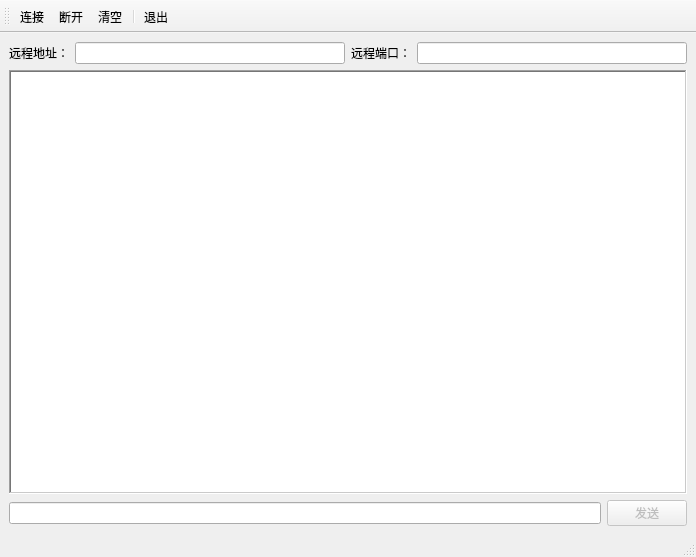
<?xml version="1.0" encoding="UTF-8"?>
<ui version="4.0">
 <class>TcpClientWindow</class>
 <widget class="QMainWindow" name="TcpClientWindow">
  <property name="geometry">
   <rect>
    <x>0</x>
    <y>0</y>
    <width>696</width>
    <height>557</height>
   </rect>
  </property>
  <property name="windowTitle">
   <string>TCP客户机</string>
  </property>
  <widget class="QWidget" name="centralwidget">
   <layout class="QVBoxLayout" name="verticalLayout">
    <item>
     <layout class="QHBoxLayout" name="horizontalLayout">
      <item>
       <widget class="QLabel" name="label">
        <property name="text">
         <string>远程地址：</string>
        </property>
       </widget>
      </item>
      <item>
       <widget class="QLineEdit" name="m_editRemoteAddr"/>
      </item>
      <item>
       <widget class="QLabel" name="label_2">
        <property name="text">
         <string>远程端口：</string>
        </property>
       </widget>
      </item>
      <item>
       <widget class="QLineEdit" name="m_editRemotePort"/>
      </item>
     </layout>
    </item>
    <item>
     <widget class="QPlainTextEdit" name="m_editOutput">
      <property name="frameShape">
       <enum>QFrame::WinPanel</enum>
      </property>
      <property name="readOnly">
       <bool>true</bool>
      </property>
     </widget>
    </item>
    <item>
     <layout class="QHBoxLayout" name="horizontalLayout_2">
      <item>
       <widget class="QLineEdit" name="m_editSend"/>
      </item>
      <item>
       <widget class="QPushButton" name="m_btnSend">
        <property name="enabled">
         <bool>false</bool>
        </property>
        <property name="text">
         <string>发送</string>
        </property>
        <property name="default">
         <bool>true</bool>
        </property>
       </widget>
      </item>
     </layout>
    </item>
   </layout>
  </widget>
  <widget class="QStatusBar" name="statusbar"/>
  <widget class="QToolBar" name="toolBar">
   <property name="windowTitle">
    <string>toolBar</string>
   </property>
   <property name="toolButtonStyle">
    <enum>Qt::ToolButtonTextBesideIcon</enum>
   </property>
   <attribute name="toolBarArea">
    <enum>TopToolBarArea</enum>
   </attribute>
   <attribute name="toolBarBreak">
    <bool>false</bool>
   </attribute>
   <addaction name="m_actConnect"/>
   <addaction name="m_actDisconnect"/>
   <addaction name="m_actClear"/>
   <addaction name="separator"/>
   <addaction name="m_actExit"/>
  </widget>
  <action name="m_actConnect">
   <property name="icon">
    <iconset resource="TcpClient.qrc">
     <normaloff>:/images/connect.bmp</normaloff>:/images/connect.bmp</iconset>
   </property>
   <property name="text">
    <string>连接</string>
   </property>
   <property name="toolTip">
    <string>连接</string>
   </property>
  </action>
  <action name="m_actDisconnect">
   <property name="icon">
    <iconset resource="TcpClient.qrc">
     <normaloff>:/images/disconnect.bmp</normaloff>:/images/disconnect.bmp</iconset>
   </property>
   <property name="text">
    <string>断开</string>
   </property>
   <property name="toolTip">
    <string>断开</string>
   </property>
  </action>
  <action name="m_actClear">
   <property name="icon">
    <iconset resource="TcpClient.qrc">
     <normaloff>:/images/clear.bmp</normaloff>:/images/clear.bmp</iconset>
   </property>
   <property name="text">
    <string>清空</string>
   </property>
   <property name="toolTip">
    <string>清空</string>
   </property>
  </action>
  <action name="m_actExit">
   <property name="icon">
    <iconset resource="TcpClient.qrc">
     <normaloff>:/images/exit.bmp</normaloff>:/images/exit.bmp</iconset>
   </property>
   <property name="text">
    <string>退出</string>
   </property>
   <property name="toolTip">
    <string>退出</string>
   </property>
  </action>
 </widget>
 <resources>
  <include location="TcpClient.qrc"/>
 </resources>
 <connections>
  <connection>
   <sender>m_actExit</sender>
   <signal>triggered()</signal>
   <receiver>TcpClientWindow</receiver>
   <slot>close()</slot>
   <hints>
    <hint type="sourcelabel">
     <x>-1</x>
     <y>-1</y>
    </hint>
    <hint type="destinationlabel">
     <x>347</x>
     <y>278</y>
    </hint>
   </hints>
  </connection>
 </connections>
</ui>
